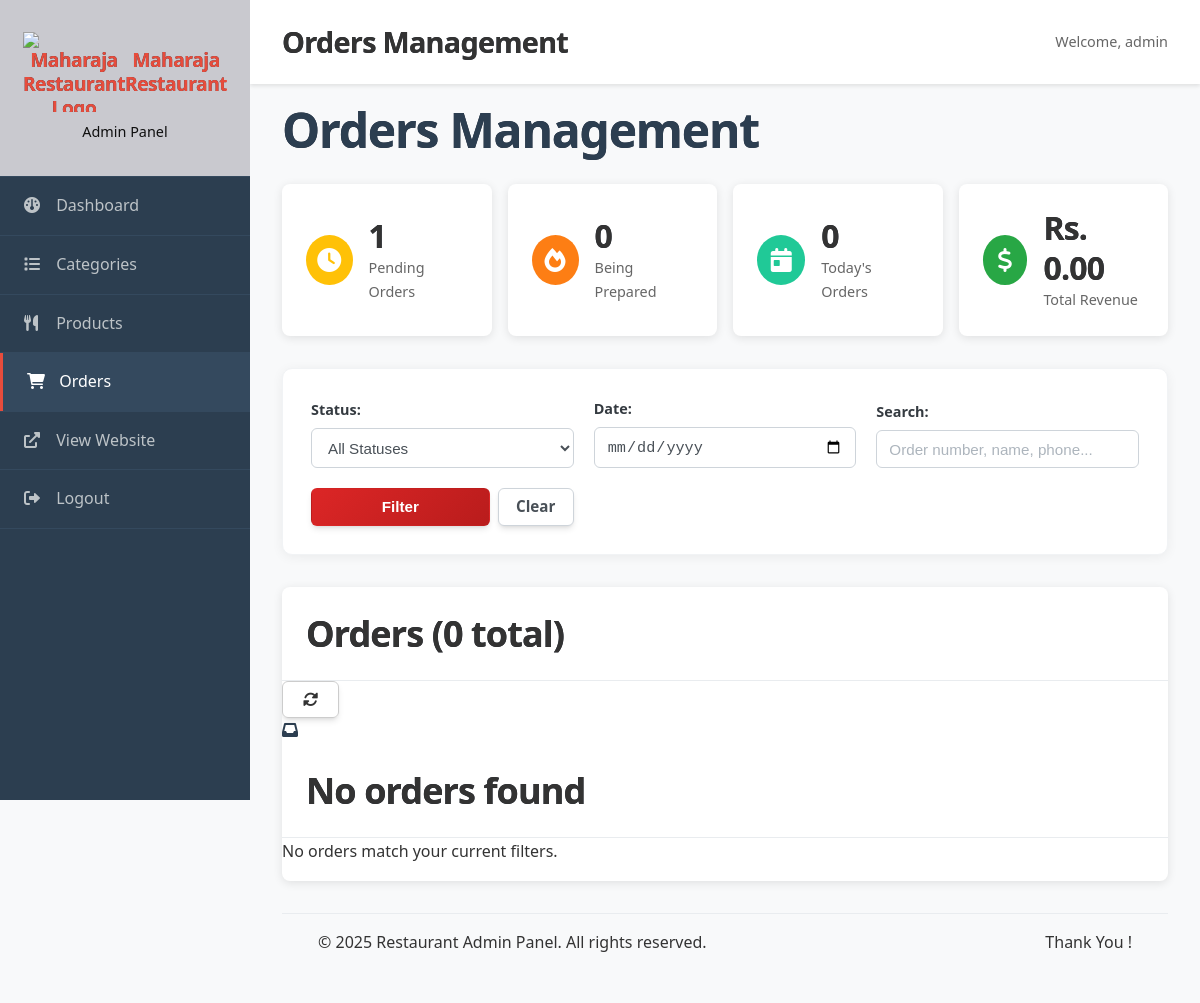
/admin/orders.php?date=2025-12-06 05:55:30 (signed in), run on an earlier commit of the app's database.
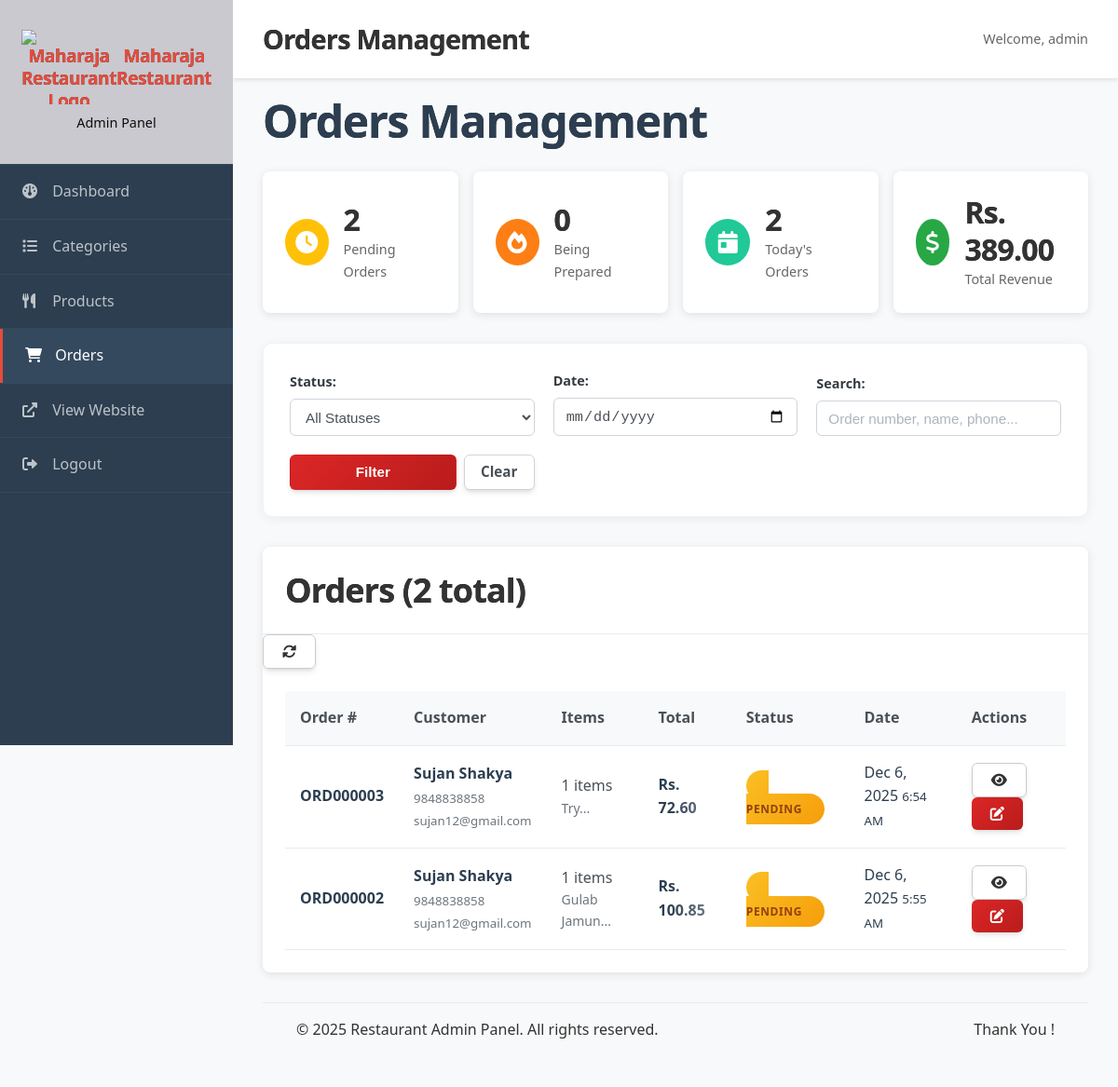
And on a later commit of the database.
### tables this page shows
CREATE TABLE `orders` (
  `id` int(11) NOT NULL,
  `user_id` int(11) DEFAULT NULL,
  `order_number` varchar(20) NOT NULL,
  `name` varchar(255) NOT NULL,
  `phone` varchar(20) NOT NULL,
  `email` varchar(255) DEFAULT NULL,
  `address` text NOT NULL,
  `subtotal` decimal(10,2) NOT NULL DEFAULT 0.00,
  `delivery_fee` decimal(10,2) NOT NULL DEFAULT 0.00,
  `tax_amount` decimal(10,2) NOT NULL DEFAULT 0.00,
  `total` decimal(10,2) NOT NULL,
  `status` enum('Pending','Confirmed','Preparing','Out for Delivery','Delivered','Cancelled') DEFAULT 'Pending',
  `payment_method` enum('Cash on Delivery','') DEFAULT 'Cash on Delivery',
  `delivered_at` timestamp NULL DEFAULT NULL,
  `created_at` timestamp NOT NULL DEFAULT current_timestamp(),
  `updated_at` timestamp NOT NULL DEFAULT current_timestamp() ON UPDATE current_timestamp()
);

CREATE TABLE `users` (
  `id` int(11) NOT NULL,
  `name` varchar(255) NOT NULL,
  `email` varchar(255) NOT NULL,
  `phone` varchar(20) DEFAULT NULL,
  `password` varchar(255) NOT NULL,
  `last_login_at` timestamp NULL DEFAULT NULL,
  `is_active` tinyint(1) DEFAULT 1,
  `created_at` timestamp NOT NULL DEFAULT current_timestamp(),
  `updated_at` timestamp NOT NULL DEFAULT current_timestamp() ON UPDATE current_timestamp()
);

### includes/functions.php (called while the page is built, shortened)
<?php
function h(?string $string): string {
    return $string !== null ? htmlspecialchars($string, ENT_QUOTES, 'UTF-8') : '';
}
function formatCurrency(float $amount): string {
    return 'Rs. ' . number_format($amount, 2);
}

### admin/orders.php (the view, shortened to what the rows shown need)
<?php
require 'includes/header.php';
$dateFilter = $_GET['date'] ?? '';
$page = max(1, (int)($_GET['page'] ?? 1));
$perPage = 20;
$offset = ($page - 1) * $perPage;
$conditions = [];
$params = [];
if (!empty($dateFilter)) {
    $conditions[] = "DATE(o.created_at) = ?";
    $params[] = $dateFilter;
}
$whereClause = !empty($conditions) ? 'WHERE ' . implode(' AND ', $conditions) : '';
$query = "
    SELECT o.*, u.email as user_email,
           COUNT(oi.id) as item_count,
           GROUP_CONCAT(COALESCE(oi.product_name, p.name, 'Deleted Product') SEPARATOR ', ') as product_names
    FROM orders o
    LEFT JOIN users u ON o.user_id = u.id
    LEFT JOIN order_items oi ON o.id = oi.order_id
    LEFT JOIN products p ON oi.product_id = p.id
    $whereClause
    GROUP BY o.id
    ORDER BY o.created_at DESC
    LIMIT ? OFFSET ?
";
$stmt = $pdo->prepare($query);
$stmt->execute([...$params, $perPage, $offset]);
$orders = $stmt->fetchAll();
?>
<div class="orders-header">
    <h2>Orders Management</h2>
</div>
<div class="admin-card">
    <?php if (empty($orders)): ?>
        <div class="no-data">
            <i class="fas fa-inbox"></i>
            <h3>No orders found</h3>
            <p>No orders match your current filters.</p>
        </div>
    <?php else: ?>
        <div class="table-responsive">
            <table class="orders-table">
                <thead>
                    <tr>
                        <th>Order #</th>
                        <th>Customer</th>
                        <th>Items</th>
                        <th>Total</th>
                        <th>Status</th>
                        <th>Date</th>
                        <th>Actions</th>
                    </tr>
                </thead>
                <tbody>
                    <?php foreach ($orders as $order): ?>
                        <tr class="order-row" data-order-id="<?php echo $order['id']; ?>">
                            <td>
                                <strong><?php echo h($order['order_number']); ?></strong>
                            </td>
                            <td>
                                <div class="customer-info">
                                    <strong><?php echo h($order['name']); ?></strong>
                                    <small><?php echo h($order['phone']); ?></small>
                                    <?php if ($order['user_email']): ?>
                                        <small><?php echo h($order['user_email']); ?></small>
                                    <?php endif; ?>
                                </div>
                            </td>
                            <td>
                                <span class="item-count"><?php echo $order['item_count']; ?> items</span>
                                <small class="item-preview" title="<?php echo h($order['product_names']); ?>">
                                    <?php echo h(substr($order['product_names'], 0, 30)); ?>...
                                </small>
                            </td>
                            <td>
                                <strong><?php echo formatCurrency($order['total']); ?></strong>
                            </td>
                            <td>
                                <span class="status-badge status-<?php echo strtolower(str_replace(' ', '-', $order['status'])); ?>">
                                    <?php echo h($order['status']); ?>
                                </span>
                            </td>
                            <td>
                                <time datetime="<?php echo $order['created_at']; ?>">
                                    <?php echo date('M j, Y', strtotime($order['created_at'])); ?>
                                    <small><?php echo date('g:i A', strtotime($order['created_at'])); ?></small>
                                </time>
                            </td>
                            <td class="actions">
                                <button onclick="viewOrder(<?php echo $order['id']; ?>)"
                                        class="btn btn-sm btn-outline" title="View Details">
                                    <i class="fas fa-eye"></i>
                                </button>
                                <button onclick="updateStatus(<?php echo $order['id']; ?>, '<?php echo h($order['status']); ?>')"
                                        class="btn btn-sm btn-primary" title="Update Status">
                                    <i class="fas fa-edit"></i>
                                </button>
                            </td>
                        </tr>
                    <?php endforeach; ?>
                </tbody>
            </table>
        </div>
    <?php endif; ?>
</div>
<?php require_once 'includes/footer.php'; ?>

What changed in the data, as far as the page shows it:
added orders: order_number "ORD000003", name "Sujan Shakya", phone "9848838858", user.email "sujan12@gmail.com", item_count "1", product_names "Try", total "Rs. 72.60", status "PENDING", created_at "Dec 6, 2025", created_at "6:54 AM"
added orders: order_number "ORD000002", name "Sujan Shakya", phone "9848838858", user.email "sujan12@gmail.com", item_count "1", product_names "Gulab Jamun", total "Rs. 100.85", status "PENDING", created_at "Dec 6, 2025", created_at "5:55 AM"
Also different on the page:
$stats['pending_orders']: "1" → "2"
$stats['today_orders']: "0" → "2"
formatCurrency($stats['total_revenue'] ?? 0): "Rs. 0.00" → "Rs. 389.00"
$totalOrders: "0" → "2"
text no longer shown: "No orders found No orders match your current filters."
text now shown: "Order # Customer Items Total Status Date Actions"
